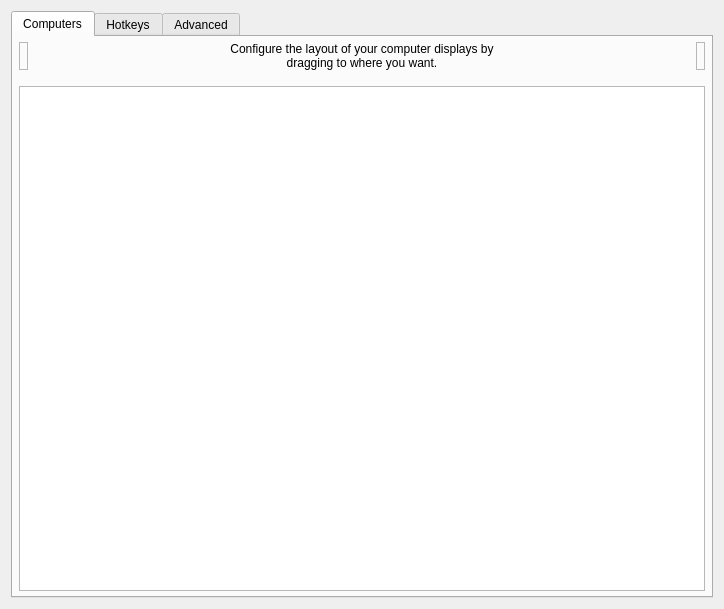
<?xml version="1.0" encoding="UTF-8"?>
<ui version="4.0">
 <class>ServerConfigDialog</class>
 <widget class="QDialog" name="ServerConfigDialog">
  <property name="geometry">
   <rect>
    <x>0</x>
    <y>0</y>
    <width>724</width>
    <height>609</height>
   </rect>
  </property>
  <property name="minimumSize">
   <size>
    <width>0</width>
    <height>0</height>
   </size>
  </property>
  <property name="windowTitle">
   <string>Server Configuration</string>
  </property>
  <layout class="QVBoxLayout" name="verticalLayout_3">
   <item>
    <widget class="QTabWidget" name="tabWidget">
     <widget class="QWidget" name="tabComputers">
      <attribute name="title">
       <string>Computers</string>
      </attribute>
      <layout class="QVBoxLayout">
       <property name="leftMargin">
        <number>6</number>
       </property>
       <property name="topMargin">
        <number>5</number>
       </property>
       <property name="rightMargin">
        <number>6</number>
       </property>
       <property name="bottomMargin">
        <number>5</number>
       </property>
       <item>
        <layout class="QHBoxLayout" name="layoutComputers">
         <property name="spacing">
          <number>6</number>
         </property>
         <item>
          <widget class="RemoveComputerWidget" name="lblRemoveComputer">
           <property name="acceptDrops">
            <bool>true</bool>
           </property>
           <property name="toolTip">
            <string>Drag a computer from the grid to the trashcan to remove it.</string>
           </property>
           <property name="frameShape">
            <enum>QFrame::Shape::StyledPanel</enum>
           </property>
           <property name="frameShadow">
            <enum>QFrame::Shadow::Raised</enum>
           </property>
          </widget>
         </item>
         <item>
          <spacer name="horizontalSpacer_21">
           <property name="orientation">
            <enum>Qt::Orientation::Horizontal</enum>
           </property>
           <property name="sizeHint" stdset="0">
            <size>
             <width>40</width>
             <height>20</height>
            </size>
           </property>
          </spacer>
         </item>
         <item>
          <widget class="QLabel" name="label_2">
           <property name="sizePolicy">
            <sizepolicy hsizetype="Preferred" vsizetype="Preferred">
             <horstretch>1</horstretch>
             <verstretch>0</verstretch>
            </sizepolicy>
           </property>
           <property name="maximumSize">
            <size>
             <width>310</width>
             <height>16777215</height>
            </size>
           </property>
           <property name="text">
            <string>Configure the layout of your computer displays by dragging to where you want.</string>
           </property>
           <property name="alignment">
            <set>Qt::AlignmentFlag::AlignCenter</set>
           </property>
           <property name="wordWrap">
            <bool>true</bool>
           </property>
           <property name="indent">
            <number>-1</number>
           </property>
          </widget>
         </item>
         <item>
          <spacer name="horizontalSpacer_22">
           <property name="orientation">
            <enum>Qt::Orientation::Horizontal</enum>
           </property>
           <property name="sizeHint" stdset="0">
            <size>
             <width>40</width>
             <height>20</height>
            </size>
           </property>
          </spacer>
         </item>
         <item>
          <widget class="NewComputerWidget" name="lblNewComputer">
           <property name="toolTip">
            <string>Drag to the grid to add a new computer.</string>
           </property>
           <property name="frameShape">
            <enum>QFrame::Shape::StyledPanel</enum>
           </property>
           <property name="frameShadow">
            <enum>QFrame::Shadow::Raised</enum>
           </property>
          </widget>
         </item>
        </layout>
       </item>
       <item>
        <spacer name="verticalSpacer">
         <property name="orientation">
          <enum>Qt::Orientation::Vertical</enum>
         </property>
         <property name="sizeType">
          <enum>QSizePolicy::Policy::Fixed</enum>
         </property>
         <property name="sizeHint" stdset="0">
          <size>
           <width>20</width>
           <height>10</height>
          </size>
         </property>
        </spacer>
       </item>
       <item>
        <widget class="ComputerSetupView" name="computerSetupView">
         <property name="sizePolicy">
          <sizepolicy hsizetype="MinimumExpanding" vsizetype="Expanding">
           <horstretch>0</horstretch>
           <verstretch>0</verstretch>
          </sizepolicy>
         </property>
         <property name="acceptDrops">
          <bool>true</bool>
         </property>
         <property name="autoFillBackground">
          <bool>false</bool>
         </property>
        </widget>
       </item>
      </layout>
     </widget>
     <widget class="QWidget" name="tabHotkeys">
      <attribute name="title">
       <string>Hotkeys</string>
      </attribute>
      <layout class="QHBoxLayout" name="_2">
       <item>
        <widget class="QGroupBox" name="groupHotkeys">
         <property name="title">
          <string>&amp;Hotkeys</string>
         </property>
         <layout class="QGridLayout" name="_3">
          <item row="0" column="0" rowspan="4">
           <widget class="QListWidget" name="listHotkeys"/>
          </item>
          <item row="0" column="1">
           <widget class="QPushButton" name="btnNewHotkey">
            <property name="enabled">
             <bool>true</bool>
            </property>
            <property name="text">
             <string>&amp;New</string>
            </property>
            <property name="icon">
             <iconset theme="QIcon::ThemeIcon::ListAdd"/>
            </property>
           </widget>
          </item>
          <item row="1" column="1">
           <widget class="QPushButton" name="btnEditHotkey">
            <property name="enabled">
             <bool>false</bool>
            </property>
            <property name="text">
             <string>&amp;Edit</string>
            </property>
            <property name="icon">
             <iconset theme="document-edit"/>
            </property>
           </widget>
          </item>
          <item row="2" column="1">
           <widget class="QPushButton" name="btnRemoveHotkey">
            <property name="enabled">
             <bool>false</bool>
            </property>
            <property name="text">
             <string>&amp;Remove</string>
            </property>
            <property name="icon">
             <iconset theme="QIcon::ThemeIcon::ListRemove"/>
            </property>
           </widget>
          </item>
          <item row="3" column="1">
           <spacer name="hotkeySpacer">
            <property name="orientation">
             <enum>Qt::Orientation::Vertical</enum>
            </property>
            <property name="sizeHint" stdset="0">
             <size>
              <width>75</width>
              <height>161</height>
             </size>
            </property>
           </spacer>
          </item>
         </layout>
        </widget>
       </item>
       <item>
        <widget class="QGroupBox" name="groupActions">
         <property name="font">
          <font>
           <kerning>true</kerning>
          </font>
         </property>
         <property name="title">
          <string>A&amp;ctions</string>
         </property>
         <layout class="QGridLayout">
          <item row="0" column="0" rowspan="4">
           <widget class="QListWidget" name="listActions"/>
          </item>
          <item row="0" column="1">
           <widget class="QPushButton" name="btnNewAction">
            <property name="enabled">
             <bool>false</bool>
            </property>
            <property name="text">
             <string>Ne&amp;w</string>
            </property>
            <property name="icon">
             <iconset theme="QIcon::ThemeIcon::ListAdd"/>
            </property>
           </widget>
          </item>
          <item row="1" column="1">
           <widget class="QPushButton" name="btnEditAction">
            <property name="enabled">
             <bool>false</bool>
            </property>
            <property name="text">
             <string>E&amp;dit</string>
            </property>
            <property name="icon">
             <iconset theme="document-edit"/>
            </property>
           </widget>
          </item>
          <item row="2" column="1">
           <widget class="QPushButton" name="btnRemoveAction">
            <property name="enabled">
             <bool>false</bool>
            </property>
            <property name="text">
             <string>Re&amp;move</string>
            </property>
            <property name="icon">
             <iconset theme="QIcon::ThemeIcon::ListRemove"/>
            </property>
           </widget>
          </item>
          <item row="3" column="1">
           <spacer name="actionSpacer">
            <property name="orientation">
             <enum>Qt::Orientation::Vertical</enum>
            </property>
            <property name="sizeHint" stdset="0">
             <size>
              <width>20</width>
              <height>40</height>
             </size>
            </property>
           </spacer>
          </item>
         </layout>
        </widget>
       </item>
      </layout>
     </widget>
     <widget class="QWidget" name="tabAdvanced">
      <attribute name="title">
       <string>Advanced</string>
      </attribute>
      <layout class="QVBoxLayout" name="verticalLayout_2">
       <property name="leftMargin">
        <number>15</number>
       </property>
       <property name="topMargin">
        <number>15</number>
       </property>
       <property name="rightMargin">
        <number>15</number>
       </property>
       <property name="bottomMargin">
        <number>15</number>
       </property>
       <item>
        <widget class="QGroupBox" name="groupMisc">
         <property name="font">
          <font>
           <kerning>false</kerning>
          </font>
         </property>
         <property name="title">
          <string>&amp;Misc</string>
         </property>
         <layout class="QVBoxLayout" name="verticalLayout_4">
          <property name="leftMargin">
           <number>6</number>
          </property>
          <property name="topMargin">
           <number>6</number>
          </property>
          <property name="rightMargin">
           <number>6</number>
          </property>
          <property name="bottomMargin">
           <number>6</number>
          </property>
          <item>
           <widget class="QCheckBox" name="cbDisableLockToComputer">
            <property name="text">
             <string>Disable lock to computer (scroll lock key)</string>
            </property>
           </widget>
          </item>
          <item>
           <widget class="QCheckBox" name="cbDefaultLockToComputerState">
            <property name="text">
             <string>Enable lock to computer at startup</string>
            </property>
           </widget>
          </item>
          <item>
           <widget class="QCheckBox" name="cbRelativeMouseMoves">
            <property name="enabled">
             <bool>true</bool>
            </property>
            <property name="text">
             <string>Use &amp;relative mouse movements</string>
            </property>
           </widget>
          </item>
          <item>
           <widget class="QCheckBox" name="cbWin32KeepForeground">
            <property name="enabled">
             <bool>true</bool>
            </property>
            <property name="text">
             <string>Don't take &amp;foreground window (Windows only)</string>
            </property>
           </widget>
          </item>
          <item>
           <layout class="QHBoxLayout" name="layoutClipboard">
            <item>
             <widget class="QCheckBox" name="cbEnableClipboard">
              <property name="sizePolicy">
               <sizepolicy hsizetype="Minimum" vsizetype="Preferred">
                <horstretch>0</horstretch>
                <verstretch>0</verstretch>
               </sizepolicy>
              </property>
              <property name="text">
               <string>Enable clipboard sharing</string>
              </property>
              <property name="checked">
               <bool>true</bool>
              </property>
             </widget>
            </item>
            <item>
             <spacer name="horizontalSpacer">
              <property name="orientation">
               <enum>Qt::Orientation::Horizontal</enum>
              </property>
              <property name="sizeHint" stdset="0">
               <size>
                <width>40</width>
                <height>20</height>
               </size>
              </property>
             </spacer>
            </item>
            <item>
             <widget class="QLabel" name="label_7">
              <property name="text">
               <string>Limit to:</string>
              </property>
             </widget>
            </item>
            <item>
             <widget class="QSpinBox" name="sbClipboardSizeLimit">
              <property name="enabled">
               <bool>false</bool>
              </property>
              <property name="sizePolicy">
               <sizepolicy hsizetype="Maximum" vsizetype="Fixed">
                <horstretch>0</horstretch>
                <verstretch>0</verstretch>
               </sizepolicy>
              </property>
              <property name="suffix">
               <string>MB</string>
              </property>
              <property name="maximum">
               <number>10000</number>
              </property>
              <property name="value">
               <number>256</number>
              </property>
             </widget>
            </item>
            <item>
             <spacer name="horizontalSpacer_3">
              <property name="orientation">
               <enum>Qt::Orientation::Horizontal</enum>
              </property>
              <property name="sizeType">
               <enum>QSizePolicy::Policy::Fixed</enum>
              </property>
              <property name="sizeHint" stdset="0">
               <size>
                <width>50</width>
                <height>20</height>
               </size>
              </property>
             </spacer>
            </item>
           </layout>
          </item>
         </layout>
        </widget>
       </item>
       <item>
        <widget class="QGroupBox" name="groupSwitch">
         <property name="font">
          <font>
           <kerning>true</kerning>
          </font>
         </property>
         <property name="title">
          <string>&amp;Switching</string>
         </property>
         <layout class="QVBoxLayout">
          <property name="spacing">
           <number>6</number>
          </property>
          <property name="leftMargin">
           <number>6</number>
          </property>
          <property name="topMargin">
           <number>6</number>
          </property>
          <property name="rightMargin">
           <number>6</number>
          </property>
          <property name="bottomMargin">
           <number>6</number>
          </property>
          <item>
           <layout class="QHBoxLayout" name="_5">
            <item>
             <widget class="QCheckBox" name="cbSwitchDelay">
              <property name="enabled">
               <bool>true</bool>
              </property>
              <property name="text">
               <string>Switch &amp;after waiting</string>
              </property>
             </widget>
            </item>
            <item>
             <spacer name="spacerSwitchWait">
              <property name="orientation">
               <enum>Qt::Orientation::Horizontal</enum>
              </property>
              <property name="sizeHint" stdset="0">
               <size>
                <width>40</width>
                <height>20</height>
               </size>
              </property>
             </spacer>
            </item>
            <item>
             <widget class="QSpinBox" name="sbSwitchDelay">
              <property name="enabled">
               <bool>false</bool>
              </property>
              <property name="sizePolicy">
               <sizepolicy hsizetype="Maximum" vsizetype="Fixed">
                <horstretch>0</horstretch>
                <verstretch>0</verstretch>
               </sizepolicy>
              </property>
              <property name="suffix">
               <string>ms</string>
              </property>
              <property name="minimum">
               <number>10</number>
              </property>
              <property name="maximum">
               <number>10000</number>
              </property>
              <property name="singleStep">
               <number>10</number>
              </property>
              <property name="value">
               <number>250</number>
              </property>
             </widget>
            </item>
            <item>
             <spacer name="spacerSwitchWait_2">
              <property name="orientation">
               <enum>Qt::Orientation::Horizontal</enum>
              </property>
              <property name="sizeType">
               <enum>QSizePolicy::Policy::Fixed</enum>
              </property>
              <property name="sizeHint" stdset="0">
               <size>
                <width>50</width>
                <height>20</height>
               </size>
              </property>
             </spacer>
            </item>
           </layout>
          </item>
          <item>
           <layout class="QHBoxLayout" name="_6">
            <item>
             <widget class="QCheckBox" name="cbSwitchDoubleTap">
              <property name="enabled">
               <bool>true</bool>
              </property>
              <property name="text">
               <string>Switch on double &amp;tap within</string>
              </property>
             </widget>
            </item>
            <item>
             <spacer name="spacerDoubleTap">
              <property name="orientation">
               <enum>Qt::Orientation::Horizontal</enum>
              </property>
              <property name="sizeHint" stdset="0">
               <size>
                <width>40</width>
                <height>20</height>
               </size>
              </property>
             </spacer>
            </item>
            <item>
             <widget class="QSpinBox" name="sbSwitchDoubleTap">
              <property name="enabled">
               <bool>false</bool>
              </property>
              <property name="sizePolicy">
               <sizepolicy hsizetype="Maximum" vsizetype="Fixed">
                <horstretch>0</horstretch>
                <verstretch>0</verstretch>
               </sizepolicy>
              </property>
              <property name="suffix">
               <string>ms</string>
              </property>
              <property name="minimum">
               <number>10</number>
              </property>
              <property name="maximum">
               <number>10000</number>
              </property>
              <property name="singleStep">
               <number>10</number>
              </property>
              <property name="value">
               <number>250</number>
              </property>
             </widget>
            </item>
            <item>
             <spacer name="spacerDoubleTap_2">
              <property name="orientation">
               <enum>Qt::Orientation::Horizontal</enum>
              </property>
              <property name="sizeType">
               <enum>QSizePolicy::Policy::Fixed</enum>
              </property>
              <property name="sizeHint" stdset="0">
               <size>
                <width>50</width>
                <height>20</height>
               </size>
              </property>
             </spacer>
            </item>
           </layout>
          </item>
         </layout>
        </widget>
       </item>
       <item>
        <widget class="QGroupBox" name="groupNetwork">
         <property name="title">
          <string>&amp;Network</string>
         </property>
         <layout class="QVBoxLayout" name="verticalLayout_5">
          <property name="leftMargin">
           <number>6</number>
          </property>
          <property name="topMargin">
           <number>6</number>
          </property>
          <property name="rightMargin">
           <number>6</number>
          </property>
          <property name="bottomMargin">
           <number>6</number>
          </property>
          <item>
           <widget class="QWidget" name="widgetHeartbeat" native="true">
            <layout class="QHBoxLayout" name="groupHeartbeat">
             <property name="spacing">
              <number>9</number>
             </property>
             <property name="leftMargin">
              <number>1</number>
             </property>
             <item>
              <widget class="QCheckBox" name="cbHeartbeat">
               <property name="enabled">
                <bool>true</bool>
               </property>
               <property name="whatsThis">
                <string>&lt;html&gt;&lt;head/&gt;&lt;body&gt;&lt;p&gt;Enables the network heartbeat to ping clients every &lt;span style=&quot; font-style:italic;&quot;&gt;n&lt;/span&gt; seconds. This may help to diagnose network problems by retrying the connection if the client becomes unresponsive.&lt;/p&gt;&lt;/body&gt;&lt;/html&gt;</string>
               </property>
               <property name="text">
                <string>&amp;Check clients every</string>
               </property>
              </widget>
             </item>
             <item>
              <spacer name="spacerNetwork">
               <property name="orientation">
                <enum>Qt::Orientation::Horizontal</enum>
               </property>
               <property name="sizeHint" stdset="0">
                <size>
                 <width>40</width>
                 <height>20</height>
                </size>
               </property>
              </spacer>
             </item>
             <item>
              <widget class="QSpinBox" name="sbHeartbeat">
               <property name="enabled">
                <bool>false</bool>
               </property>
               <property name="sizePolicy">
                <sizepolicy hsizetype="Maximum" vsizetype="Fixed">
                 <horstretch>0</horstretch>
                 <verstretch>0</verstretch>
                </sizepolicy>
               </property>
               <property name="suffix">
                <string>ms</string>
               </property>
               <property name="minimum">
                <number>1000</number>
               </property>
               <property name="maximum">
                <number>30000</number>
               </property>
               <property name="singleStep">
                <number>1000</number>
               </property>
               <property name="value">
                <number>5000</number>
               </property>
              </widget>
             </item>
             <item>
              <spacer name="spacerNetwork_2">
               <property name="orientation">
                <enum>Qt::Orientation::Horizontal</enum>
               </property>
               <property name="sizeType">
                <enum>QSizePolicy::Policy::Fixed</enum>
               </property>
               <property name="sizeHint" stdset="0">
                <size>
                 <width>50</width>
                 <height>20</height>
                </size>
               </property>
              </spacer>
             </item>
            </layout>
           </widget>
          </item>
          <item>
           <layout class="QHBoxLayout" name="horizontalLayout_5">
            <item>
             <widget class="QLabel" name="labelProtocol">
              <property name="whatsThis">
               <string>&lt;html&gt;&lt;head/&gt;&lt;body&gt;&lt;p&gt;Enables compatibility with programs that use either the Synergy or Barrier protocols:&lt;/p&gt;&lt;ul style=&quot;margin-top: 0px; margin-bottom: 0px; margin-left: 0px; margin-right: 0px; -qt-list-indent: 1;&quot;&gt;&lt;li style=&quot; margin-top:12px; margin-bottom:0px; margin-left:0px; margin-right:0px; -qt-block-indent:0; text-indent:0px;&quot;&gt;Synergy 3 uses the Synergy protocol.&lt;/li&gt;&lt;li style=&quot; margin-top:0px; margin-bottom:12px; margin-left:0px; margin-right:0px; -qt-block-indent:0; text-indent:0px;&quot;&gt;Barrier, Input-Leap and Synergy 1 uses the Barrier protocol.&lt;/li&gt;&lt;/ul&gt;&lt;p&gt;A Deskflow client will automatically use either the Synergy or Barrier protocol depending on the server protocol.&lt;/p&gt;&lt;/body&gt;&lt;/html&gt;</string>
              </property>
              <property name="text">
               <string>Network protocol</string>
              </property>
             </widget>
            </item>
            <item>
             <widget class="QRadioButton" name="rbProtocolSynergy">
              <property name="text">
               <string notr="true">Synergy</string>
              </property>
              <property name="checked">
               <bool>true</bool>
              </property>
             </widget>
            </item>
            <item>
             <widget class="QRadioButton" name="rbProtocolBarrier">
              <property name="text">
               <string notr="true">Barrier</string>
              </property>
             </widget>
            </item>
           </layout>
          </item>
         </layout>
        </widget>
       </item>
       <item>
        <widget class="QGroupBox" name="groupExternalConfig">
         <property name="toolTip">
          <string>Use a server config file to create complex computer layouts that are not possible with the simple grid-based computer layout editor.

Enabling this setting will disable the server config GUI.</string>
         </property>
         <property name="title">
          <string>Use a server config file</string>
         </property>
         <property name="checkable">
          <bool>true</bool>
         </property>
         <layout class="QHBoxLayout" name="horizontalLayout">
          <item>
           <widget class="QWidget" name="widgetExternalConfigControls" native="true">
            <property name="enabled">
             <bool>false</bool>
            </property>
            <layout class="QHBoxLayout" name="horizontalLayout_2">
             <property name="leftMargin">
              <number>0</number>
             </property>
             <property name="topMargin">
              <number>0</number>
             </property>
             <property name="rightMargin">
              <number>0</number>
             </property>
             <property name="bottomMargin">
              <number>0</number>
             </property>
             <item>
              <widget class="QLabel" name="labelConfigFile">
               <property name="sizePolicy">
                <sizepolicy hsizetype="Maximum" vsizetype="Preferred">
                 <horstretch>0</horstretch>
                 <verstretch>0</verstretch>
                </sizepolicy>
               </property>
               <property name="minimumSize">
                <size>
                 <width>96</width>
                 <height>0</height>
                </size>
               </property>
               <property name="text">
                <string>Config file path</string>
               </property>
              </widget>
             </item>
             <item>
              <spacer name="horizontalSpacer_6">
               <property name="orientation">
                <enum>Qt::Orientation::Horizontal</enum>
               </property>
               <property name="sizeType">
                <enum>QSizePolicy::Policy::Fixed</enum>
               </property>
               <property name="sizeHint" stdset="0">
                <size>
                 <width>13</width>
                 <height>20</height>
                </size>
               </property>
              </spacer>
             </item>
             <item>
              <widget class="QLineEdit" name="lineConfigFile">
               <property name="sizePolicy">
                <sizepolicy hsizetype="Minimum" vsizetype="Fixed">
                 <horstretch>0</horstretch>
                 <verstretch>0</verstretch>
                </sizepolicy>
               </property>
               <property name="minimumSize">
                <size>
                 <width>180</width>
                 <height>0</height>
                </size>
               </property>
              </widget>
             </item>
             <item>
              <widget class="QPushButton" name="btnBrowseConfigFile">
               <property name="sizePolicy">
                <sizepolicy hsizetype="Fixed" vsizetype="Fixed">
                 <horstretch>0</horstretch>
                 <verstretch>0</verstretch>
                </sizepolicy>
               </property>
               <property name="minimumSize">
                <size>
                 <width>0</width>
                 <height>0</height>
                </size>
               </property>
               <property name="cursor">
                <cursorShape>PointingHandCursor</cursorShape>
               </property>
               <property name="text">
                <string/>
               </property>
               <property name="flat">
                <bool>true</bool>
               </property>
              </widget>
             </item>
            </layout>
           </widget>
          </item>
         </layout>
        </widget>
       </item>
      </layout>
     </widget>
    </widget>
   </item>
  </layout>
 </widget>
 <customwidgets>
  <customwidget>
   <class>ComputerSetupView</class>
   <extends>QTableView</extends>
   <header>widgets/ComputerSetupView.h</header>
   <container>1</container>
  </customwidget>
  <customwidget>
   <class>RemoveComputerWidget</class>
   <extends>QLabel</extends>
   <header>widgets/RemoveComputerWidget.h</header>
  </customwidget>
  <customwidget>
   <class>NewComputerWidget</class>
   <extends>QLabel</extends>
   <header>widgets/NewComputerWidget.h</header>
  </customwidget>
 </customwidgets>
 <tabstops>
  <tabstop>computerSetupView</tabstop>
  <tabstop>listHotkeys</tabstop>
  <tabstop>btnNewHotkey</tabstop>
  <tabstop>btnEditHotkey</tabstop>
  <tabstop>btnRemoveHotkey</tabstop>
  <tabstop>listActions</tabstop>
  <tabstop>btnNewAction</tabstop>
  <tabstop>btnEditAction</tabstop>
  <tabstop>btnRemoveAction</tabstop>
  <tabstop>cbSwitchDelay</tabstop>
  <tabstop>sbSwitchDelay</tabstop>
  <tabstop>cbSwitchDoubleTap</tabstop>
  <tabstop>sbSwitchDoubleTap</tabstop>
  <tabstop>cbEnableClipboard</tabstop>
  <tabstop>sbClipboardSizeLimit</tabstop>
  <tabstop>cbHeartbeat</tabstop>
  <tabstop>sbHeartbeat</tabstop>
  <tabstop>cbRelativeMouseMoves</tabstop>
  <tabstop>tabWidget</tabstop>
 </tabstops>
 <resources/>
 <connections/>
</ui>
